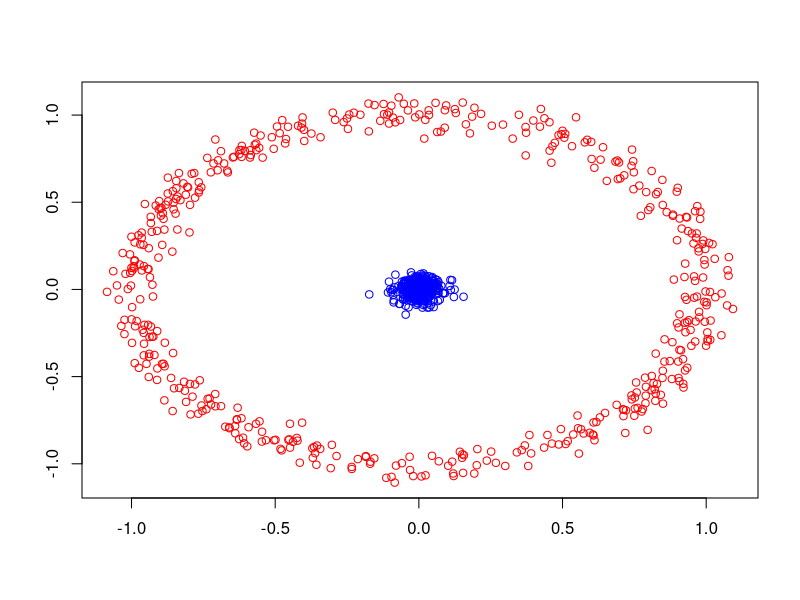
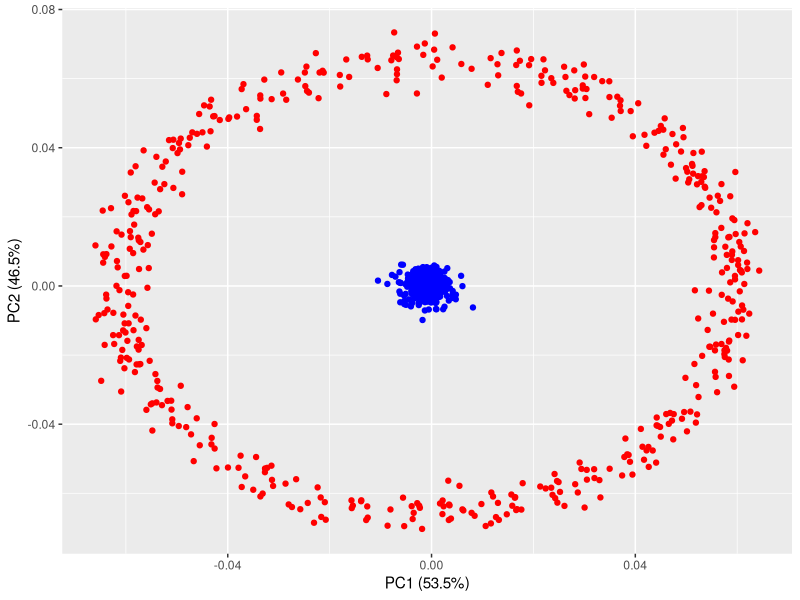
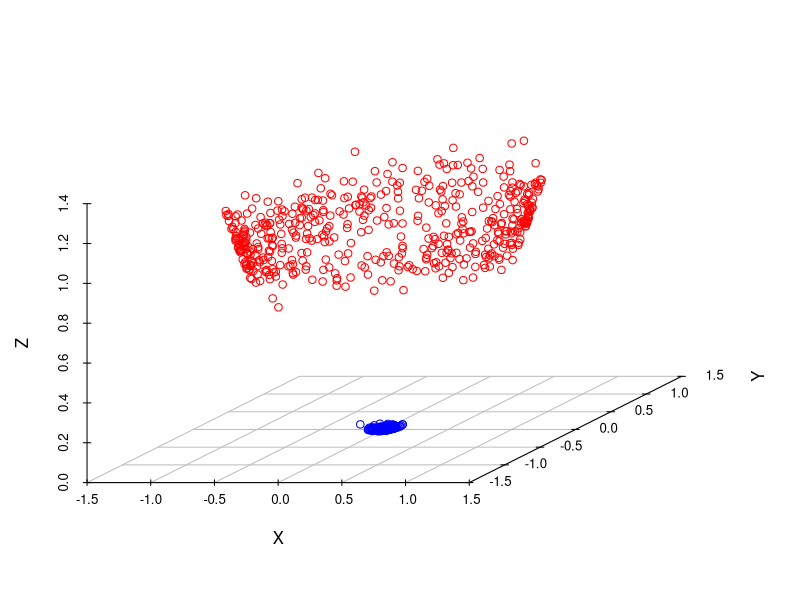
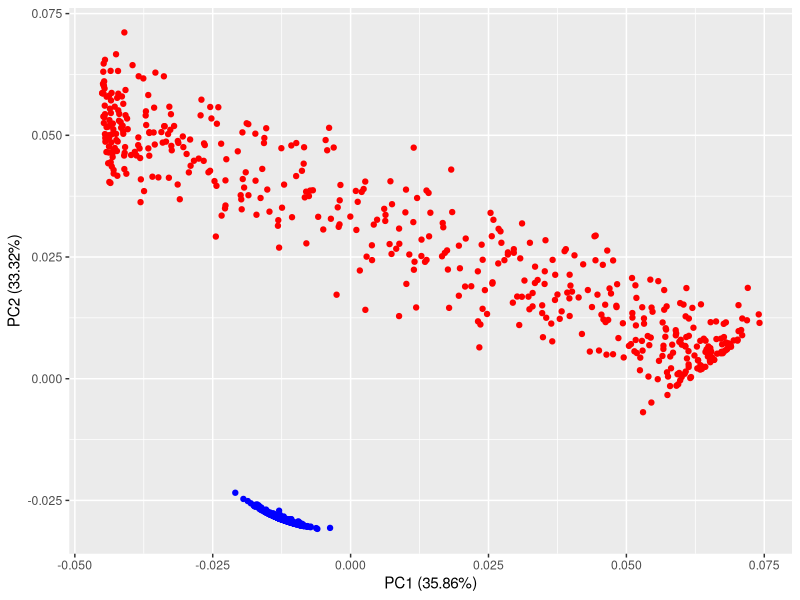

The R source for these figures, in order:
## ---- chunk 1
circle <- data.frame(radius = rep(c(0, 1), 500) + rnorm(1000, sd = 0.05),
                     phi = runif(1000, 0, 2 * pi), group = rep(c("A", "B"), 500))

circle <- transform(circle, x = radius * cos(phi), y = radius * sin(phi), z = rnorm(length(radius)))

circle$group = as.factor(circle$group)
colors = c("blue", "red")[circle$group]
data <- circle[,which(colnames(circle) == "x" |colnames(circle) == "y")]
plot(data, col = colors, xlab = "", ylab = "")
## ---- chunk 2
library(ggfortify)
data_pca <- prcomp(data, center = TRUE, scale. = FALSE)
autoplot(data_pca, data = circle, colour = colors)
## ---- chunk 3
library(scatterplot3d)

data$z <- (circle$x)^2 + (circle$y)^2

scatterplot3d(x = data$x, data$y, data$z, angle = 40,
              xlab = "X", ylab = "Y", zlab = "Z",
              color = colors, box = FALSE)
## ---- chunk 4
data_pca_3d = prcomp(data, center = TRUE, scale. = FALSE)
autoplot(data_pca_3d, data = circle, colour = colors)
